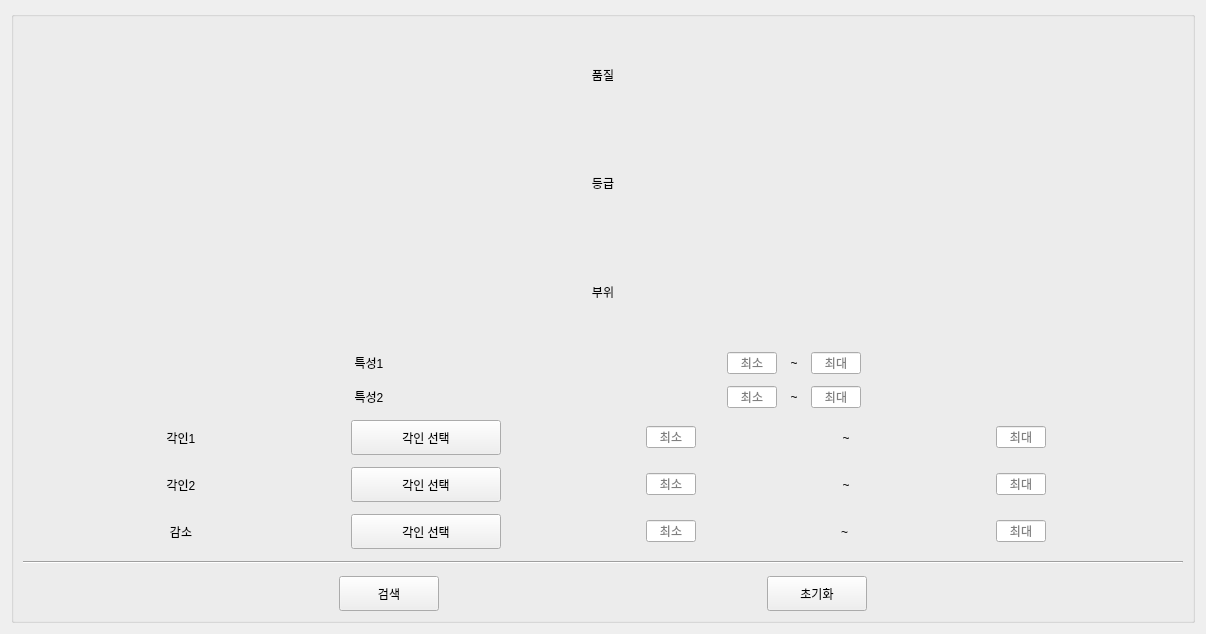
<?xml version="1.0" encoding="UTF-8"?>
<ui version="4.0">
 <class>AccessorySearcher</class>
 <widget class="QWidget" name="AccessorySearcher">
  <property name="geometry">
   <rect>
    <x>0</x>
    <y>0</y>
    <width>1206</width>
    <height>634</height>
   </rect>
  </property>
  <property name="windowTitle">
   <string>Form</string>
  </property>
  <layout class="QVBoxLayout" name="vLayoutMain">
   <item>
    <widget class="QGroupBox" name="groupSelector">
     <property name="minimumSize">
      <size>
       <width>0</width>
       <height>0</height>
      </size>
     </property>
     <property name="title">
      <string/>
     </property>
     <layout class="QVBoxLayout" name="vLayoutSelector">
      <property name="spacing">
       <number>12</number>
      </property>
      <property name="sizeConstraint">
       <enum>QLayout::SetDefaultConstraint</enum>
      </property>
      <item>
       <layout class="QHBoxLayout" name="hLayoutQuality">
        <item>
         <widget class="QLabel" name="lbQuality">
          <property name="minimumSize">
           <size>
            <width>50</width>
            <height>0</height>
           </size>
          </property>
          <property name="maximumSize">
           <size>
            <width>50</width>
            <height>16777215</height>
           </size>
          </property>
          <property name="text">
           <string>품질</string>
          </property>
          <property name="alignment">
           <set>Qt::AlignCenter</set>
          </property>
         </widget>
        </item>
       </layout>
      </item>
      <item>
       <layout class="QHBoxLayout" name="hLayoutItemGrade">
        <item>
         <widget class="QLabel" name="lbItemGrade">
          <property name="minimumSize">
           <size>
            <width>50</width>
            <height>0</height>
           </size>
          </property>
          <property name="maximumSize">
           <size>
            <width>50</width>
            <height>16777215</height>
           </size>
          </property>
          <property name="text">
           <string>등급</string>
          </property>
          <property name="alignment">
           <set>Qt::AlignCenter</set>
          </property>
         </widget>
        </item>
       </layout>
      </item>
      <item>
       <layout class="QHBoxLayout" name="hLayoutAccessoryPart">
        <item>
         <widget class="QLabel" name="lbAccessoryPart">
          <property name="minimumSize">
           <size>
            <width>50</width>
            <height>0</height>
           </size>
          </property>
          <property name="maximumSize">
           <size>
            <width>50</width>
            <height>16777215</height>
           </size>
          </property>
          <property name="text">
           <string>부위</string>
          </property>
          <property name="alignment">
           <set>Qt::AlignCenter</set>
          </property>
         </widget>
        </item>
       </layout>
      </item>
      <item>
       <layout class="QHBoxLayout" name="hLayoutAbility1" stretch="0,0,0">
        <item>
         <widget class="QLabel" name="lbAbility1">
          <property name="minimumSize">
           <size>
            <width>50</width>
            <height>0</height>
           </size>
          </property>
          <property name="maximumSize">
           <size>
            <width>50</width>
            <height>16777215</height>
           </size>
          </property>
          <property name="text">
           <string>특성1</string>
          </property>
          <property name="alignment">
           <set>Qt::AlignCenter</set>
          </property>
         </widget>
        </item>
        <item>
         <layout class="QHBoxLayout" name="hLayoutAbilitySelect1"/>
        </item>
        <item>
         <layout class="QHBoxLayout" name="hLayoutAbilityValue1">
          <item>
           <widget class="QLineEdit" name="leAbility1MinValue">
            <property name="minimumSize">
             <size>
              <width>50</width>
              <height>0</height>
             </size>
            </property>
            <property name="maximumSize">
             <size>
              <width>50</width>
              <height>16777215</height>
             </size>
            </property>
            <property name="alignment">
             <set>Qt::AlignCenter</set>
            </property>
            <property name="placeholderText">
             <string>최소</string>
            </property>
           </widget>
          </item>
          <item>
           <widget class="QLabel" name="lbAbility1Tilde">
            <property name="minimumSize">
             <size>
              <width>10</width>
              <height>0</height>
             </size>
            </property>
            <property name="maximumSize">
             <size>
              <width>10</width>
              <height>16777215</height>
             </size>
            </property>
            <property name="text">
             <string>~</string>
            </property>
            <property name="alignment">
             <set>Qt::AlignCenter</set>
            </property>
           </widget>
          </item>
          <item>
           <widget class="QLineEdit" name="leAbility1MaxValue">
            <property name="minimumSize">
             <size>
              <width>50</width>
              <height>0</height>
             </size>
            </property>
            <property name="maximumSize">
             <size>
              <width>50</width>
              <height>16777215</height>
             </size>
            </property>
            <property name="alignment">
             <set>Qt::AlignCenter</set>
            </property>
            <property name="placeholderText">
             <string>최대</string>
            </property>
           </widget>
          </item>
         </layout>
        </item>
       </layout>
      </item>
      <item>
       <layout class="QHBoxLayout" name="hLayoutAbility2">
        <item>
         <widget class="QLabel" name="lbAbility2">
          <property name="minimumSize">
           <size>
            <width>50</width>
            <height>0</height>
           </size>
          </property>
          <property name="maximumSize">
           <size>
            <width>50</width>
            <height>16777215</height>
           </size>
          </property>
          <property name="text">
           <string>특성2</string>
          </property>
          <property name="alignment">
           <set>Qt::AlignCenter</set>
          </property>
         </widget>
        </item>
        <item>
         <layout class="QHBoxLayout" name="hLayoutAbilitySelect2"/>
        </item>
        <item>
         <layout class="QHBoxLayout" name="hLayoutAbilityValue2">
          <item>
           <widget class="QLineEdit" name="leAbility2MinValue">
            <property name="minimumSize">
             <size>
              <width>50</width>
              <height>0</height>
             </size>
            </property>
            <property name="maximumSize">
             <size>
              <width>50</width>
              <height>16777215</height>
             </size>
            </property>
            <property name="alignment">
             <set>Qt::AlignCenter</set>
            </property>
            <property name="placeholderText">
             <string>최소</string>
            </property>
           </widget>
          </item>
          <item>
           <widget class="QLabel" name="lbAbility2Tilde">
            <property name="minimumSize">
             <size>
              <width>10</width>
              <height>0</height>
             </size>
            </property>
            <property name="maximumSize">
             <size>
              <width>10</width>
              <height>16777215</height>
             </size>
            </property>
            <property name="text">
             <string>~</string>
            </property>
            <property name="alignment">
             <set>Qt::AlignCenter</set>
            </property>
           </widget>
          </item>
          <item>
           <widget class="QLineEdit" name="leAbility2MaxValue">
            <property name="minimumSize">
             <size>
              <width>50</width>
              <height>0</height>
             </size>
            </property>
            <property name="maximumSize">
             <size>
              <width>50</width>
              <height>16777215</height>
             </size>
            </property>
            <property name="alignment">
             <set>Qt::AlignCenter</set>
            </property>
            <property name="placeholderText">
             <string>최대</string>
            </property>
           </widget>
          </item>
         </layout>
        </item>
       </layout>
      </item>
      <item>
       <layout class="QHBoxLayout" name="hLayoutEngraving1">
        <item>
         <widget class="QLabel" name="lbEngraving1">
          <property name="minimumSize">
           <size>
            <width>50</width>
            <height>0</height>
           </size>
          </property>
          <property name="maximumSize">
           <size>
            <width>50</width>
            <height>16777215</height>
           </size>
          </property>
          <property name="text">
           <string>각인1</string>
          </property>
          <property name="alignment">
           <set>Qt::AlignCenter</set>
          </property>
         </widget>
        </item>
        <item>
         <widget class="QPushButton" name="pbEngraving1Select">
          <property name="minimumSize">
           <size>
            <width>150</width>
            <height>35</height>
           </size>
          </property>
          <property name="maximumSize">
           <size>
            <width>150</width>
            <height>35</height>
           </size>
          </property>
          <property name="text">
           <string>각인 선택</string>
          </property>
         </widget>
        </item>
        <item>
         <widget class="QLineEdit" name="leEngraving1MinValue">
          <property name="minimumSize">
           <size>
            <width>50</width>
            <height>0</height>
           </size>
          </property>
          <property name="maximumSize">
           <size>
            <width>50</width>
            <height>16777215</height>
           </size>
          </property>
          <property name="alignment">
           <set>Qt::AlignCenter</set>
          </property>
          <property name="placeholderText">
           <string>최소</string>
          </property>
         </widget>
        </item>
        <item>
         <widget class="QLabel" name="lbEngraving1Tilde">
          <property name="minimumSize">
           <size>
            <width>10</width>
            <height>0</height>
           </size>
          </property>
          <property name="maximumSize">
           <size>
            <width>10</width>
            <height>16777215</height>
           </size>
          </property>
          <property name="text">
           <string>~</string>
          </property>
          <property name="alignment">
           <set>Qt::AlignCenter</set>
          </property>
         </widget>
        </item>
        <item>
         <widget class="QLineEdit" name="leEngraving1MaxValue">
          <property name="minimumSize">
           <size>
            <width>50</width>
            <height>0</height>
           </size>
          </property>
          <property name="maximumSize">
           <size>
            <width>50</width>
            <height>16777215</height>
           </size>
          </property>
          <property name="alignment">
           <set>Qt::AlignCenter</set>
          </property>
          <property name="placeholderText">
           <string>최대</string>
          </property>
         </widget>
        </item>
       </layout>
      </item>
      <item>
       <layout class="QHBoxLayout" name="hLayoutEngraving2">
        <item>
         <widget class="QLabel" name="lbEngraving2">
          <property name="minimumSize">
           <size>
            <width>50</width>
            <height>0</height>
           </size>
          </property>
          <property name="maximumSize">
           <size>
            <width>50</width>
            <height>16777215</height>
           </size>
          </property>
          <property name="text">
           <string>각인2</string>
          </property>
          <property name="alignment">
           <set>Qt::AlignCenter</set>
          </property>
         </widget>
        </item>
        <item>
         <widget class="QPushButton" name="pbEngraving2Select">
          <property name="minimumSize">
           <size>
            <width>150</width>
            <height>35</height>
           </size>
          </property>
          <property name="maximumSize">
           <size>
            <width>150</width>
            <height>35</height>
           </size>
          </property>
          <property name="text">
           <string>각인 선택</string>
          </property>
         </widget>
        </item>
        <item>
         <widget class="QLineEdit" name="leEngraving2MinValue">
          <property name="minimumSize">
           <size>
            <width>50</width>
            <height>0</height>
           </size>
          </property>
          <property name="maximumSize">
           <size>
            <width>50</width>
            <height>16777215</height>
           </size>
          </property>
          <property name="alignment">
           <set>Qt::AlignCenter</set>
          </property>
          <property name="placeholderText">
           <string>최소</string>
          </property>
         </widget>
        </item>
        <item>
         <widget class="QLabel" name="lbEngraving2Tilde">
          <property name="minimumSize">
           <size>
            <width>10</width>
            <height>0</height>
           </size>
          </property>
          <property name="maximumSize">
           <size>
            <width>10</width>
            <height>16777215</height>
           </size>
          </property>
          <property name="text">
           <string>~</string>
          </property>
          <property name="alignment">
           <set>Qt::AlignCenter</set>
          </property>
         </widget>
        </item>
        <item>
         <widget class="QLineEdit" name="leEngraving2MaxValue">
          <property name="minimumSize">
           <size>
            <width>50</width>
            <height>0</height>
           </size>
          </property>
          <property name="maximumSize">
           <size>
            <width>50</width>
            <height>16777215</height>
           </size>
          </property>
          <property name="alignment">
           <set>Qt::AlignCenter</set>
          </property>
          <property name="placeholderText">
           <string>최대</string>
          </property>
         </widget>
        </item>
       </layout>
      </item>
      <item>
       <layout class="QHBoxLayout" name="hLayoutPenalty">
        <item>
         <widget class="QLabel" name="lbPenalty">
          <property name="minimumSize">
           <size>
            <width>50</width>
            <height>0</height>
           </size>
          </property>
          <property name="maximumSize">
           <size>
            <width>50</width>
            <height>16777215</height>
           </size>
          </property>
          <property name="text">
           <string>감소</string>
          </property>
          <property name="alignment">
           <set>Qt::AlignCenter</set>
          </property>
         </widget>
        </item>
        <item>
         <widget class="QPushButton" name="pbPenaltySelect">
          <property name="minimumSize">
           <size>
            <width>150</width>
            <height>35</height>
           </size>
          </property>
          <property name="maximumSize">
           <size>
            <width>150</width>
            <height>35</height>
           </size>
          </property>
          <property name="text">
           <string>각인 선택</string>
          </property>
         </widget>
        </item>
        <item>
         <widget class="QLineEdit" name="lePenaltyMinValue">
          <property name="minimumSize">
           <size>
            <width>50</width>
            <height>0</height>
           </size>
          </property>
          <property name="maximumSize">
           <size>
            <width>50</width>
            <height>16777215</height>
           </size>
          </property>
          <property name="alignment">
           <set>Qt::AlignCenter</set>
          </property>
          <property name="placeholderText">
           <string>최소</string>
          </property>
         </widget>
        </item>
        <item>
         <widget class="QLabel" name="lbPenaltyTilde">
          <property name="minimumSize">
           <size>
            <width>10</width>
            <height>0</height>
           </size>
          </property>
          <property name="maximumSize">
           <size>
            <width>10</width>
            <height>16777215</height>
           </size>
          </property>
          <property name="text">
           <string>~</string>
          </property>
         </widget>
        </item>
        <item>
         <widget class="QLineEdit" name="lePenaltyMaxValue">
          <property name="minimumSize">
           <size>
            <width>50</width>
            <height>0</height>
           </size>
          </property>
          <property name="maximumSize">
           <size>
            <width>50</width>
            <height>16777215</height>
           </size>
          </property>
          <property name="alignment">
           <set>Qt::AlignCenter</set>
          </property>
          <property name="placeholderText">
           <string>최대</string>
          </property>
         </widget>
        </item>
       </layout>
      </item>
      <item>
       <widget class="Line" name="line">
        <property name="orientation">
         <enum>Qt::Horizontal</enum>
        </property>
       </widget>
      </item>
      <item>
       <layout class="QHBoxLayout" name="hLayoutSearchClear">
        <item>
         <widget class="QPushButton" name="pbSearch">
          <property name="minimumSize">
           <size>
            <width>100</width>
            <height>35</height>
           </size>
          </property>
          <property name="maximumSize">
           <size>
            <width>100</width>
            <height>35</height>
           </size>
          </property>
          <property name="text">
           <string>검색</string>
          </property>
         </widget>
        </item>
        <item>
         <widget class="QPushButton" name="pbClear">
          <property name="minimumSize">
           <size>
            <width>100</width>
            <height>35</height>
           </size>
          </property>
          <property name="maximumSize">
           <size>
            <width>100</width>
            <height>35</height>
           </size>
          </property>
          <property name="text">
           <string>초기화</string>
          </property>
         </widget>
        </item>
       </layout>
      </item>
     </layout>
    </widget>
   </item>
  </layout>
 </widget>
 <resources/>
 <connections/>
</ui>
